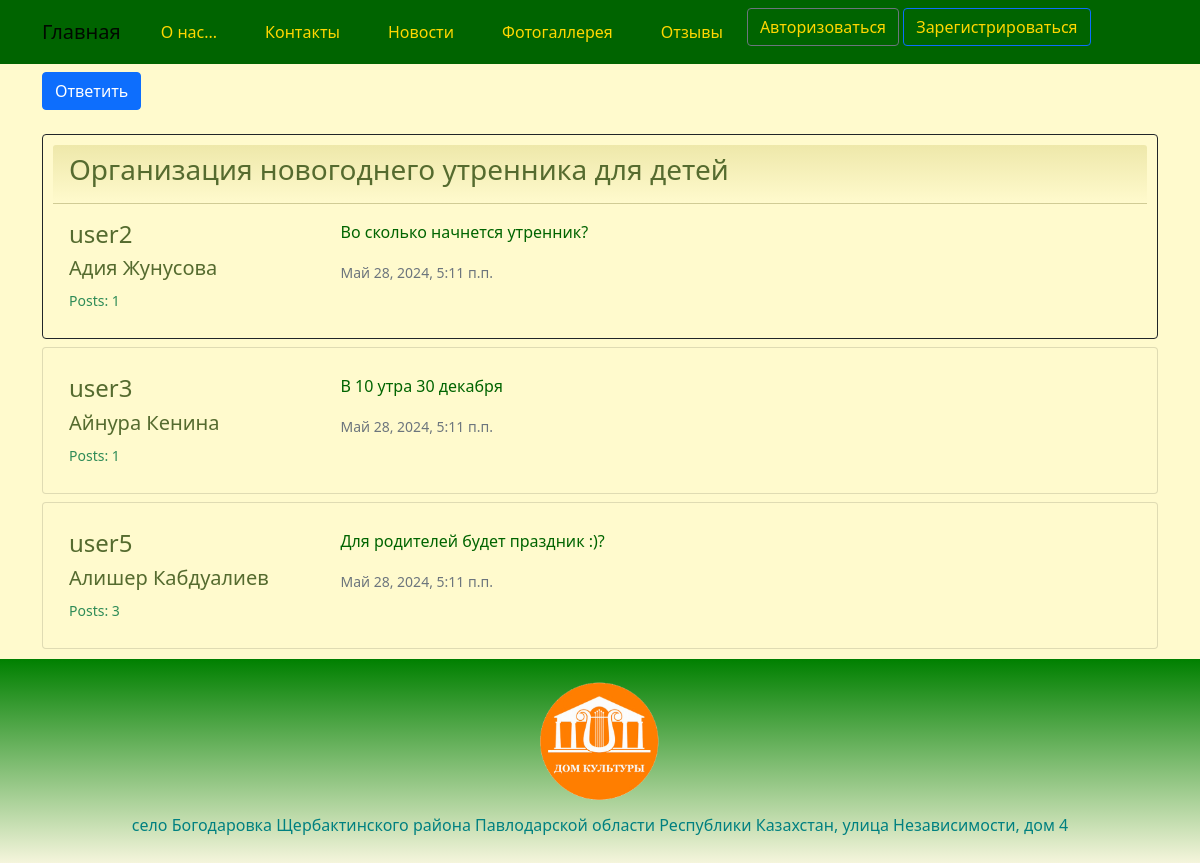
The page /boards/1/topics/1/ on the database its author committed.
### house/models.py (models this page shows, shortened)
class Topic(models.Model):
    subject = models.CharField(_('topic_subject'), max_length=255)
    last_updated = models.DateTimeField(_('last_updated'), auto_now_add=True)
    board = models.ForeignKey(Board, related_name='topics', on_delete=models.CASCADE)
    starter = models.ForeignKey(User, related_name='topics', on_delete=models.CASCADE)
    views = models.PositiveIntegerField(_('views'), default=0)
    class Meta:
        db_table = 'topic'

class Post(models.Model):
    message = models.TextField(_('message'),max_length=4000)
    topic = models.ForeignKey(Topic, related_name='posts', on_delete=models.CASCADE)
    created_at = models.DateTimeField(_('created_at'),auto_now_add=True)
    updated_at = models.DateTimeField(_('updated_at'),null=True)
    created_by = models.ForeignKey(User, related_name='posts', on_delete=models.CASCADE)
    updated_by = models.ForeignKey(User, null=True, related_name='+', on_delete=models.CASCADE)
    class Meta:
        db_table = 'post'

### house/views.py (the view)
# urls.py: path('boards/<int:pk>/topics/<int:topic_pk>/', views.topic_posts, name='topic_posts'),
def topic_posts(request, pk, topic_pk):
    topic = get_object_or_404(Topic, board__pk=pk, pk=topic_pk)
    topic.views += 1
    topic.save()
    return render(request, 'forum/topic_posts.html', {'topic': topic})

### templates/forum/topic_posts.html (shortened to what this page needs)
{% extends "base.html" %}
{% load i18n %}
{% block content %}
	<div class="mb-4">
		<a href="{% url 'reply_topic' topic.board.pk topic.pk %}" class="btn btn-primary" role="button">{% trans "Reply" %}</a>
	</div>
	{% for post in topic.posts.all %}
	<div class="card mb-2 {% if forloop.first %}border-dark{% endif %}">
		{% if forloop.first %}
		<div class="card-header text-white bg-dark py-2 px-3"><h3>{{ topic.subject }}</h3></div>
		{% endif %}
		<div class="card-body p-3">
			<div class="row">
				<div class="col-3">
					<h4>{{ post.created_by.username }}</h4>
					<h5>{{ post.created_by.first_name }} {{ post.created_by.last_name }}</h5>
					<small>Posts: {{ post.created_by.posts.count }}</small>
				</div>
				<div class="col-9">
					<p>{{ post.message }}</p>
					<p><small class="text-muted">{{ post.created_at }}</small></p>
				</div>
			</div>
		</div>
	</div>
	{% endfor %}
{% endblock content %}

### static/css/styles.css (style rules this page uses)
:root { --navbar-background-color: DarkGreen; --navbar-text-color: Gold; --main-background-color-light: LemonChiffon; --main-background-color-dark: PaleGoldenrod; --main-text-color: DarkGreen; --main-header-color: DarkOliveGreen; --main-text-attention-color: Purple; --footer-background-color-light: Beige; --footer-background-color-dark: Green; --footer-text-color: Teal; --card-background-color-light: LemonChiffon; --card-background-color-dark: PaleGoldenrod; --card-text-color: SeaGreen; --table-background-color-light: LemonChiffon; --table-background-color-dark: PaleGoldenrod; --table-text-color: DarkGreen; --star-size: 30px; --star-color: Yellow; --star-background: Gold ; }
body { background-color: var(--main-background-color-light); }
h1, h2, h3, h4, h5, h6 { color: var(--main-header-color); }
p, ul, li, label { color: var(--main-text-color); }
.card { background-color: var(--card-background-color-light); color: var(--card-text-color); margin-top: 5px; padding: 10px; }
.card-header { background-image: linear-gradient(top, var(--card-background-color-dark), var(--card-background-color-light)); background-image: -o-linear-gradient(top, var(--card-background-color-dark), var(--card-background-color-light)); background-image: -moz-linear-gradient(top, var(--card-background-color-dark), var(--card-background-color-light)); background-image: -webkit-linear-gradient(top, var(--card-background-color-dark), var(--card-background-color-light)); color: var(--card-text-color); padding: 10px; }
.card-body { background-color: var(--card-background-color-light); color: var(--card-text-color); padding: 10px; }

### rows shown on the page
Post: created_by.username "user2", created_by.first_name "Адия", created_by.last_name "Жунусова", created_by.posts.count "1", message "Во сколько начнется утренник?", created_at "Май 28, 2024, 5:11 п.п."
Topic: subject "Организация новогоднего утренника для детей"
Post: created_by.username "user3", created_by.first_name "Айнура", created_by.last_name "Кенина", created_by.posts.count "1", message "В 10 утра 30 декабря", created_at "Май 28, 2024, 5:11 п.п."
Post: created_by.username "user5", created_by.first_name "Алишер", created_by.last_name "Кабдуалиев", created_by.posts.count "3", message "Для родителей будет праздник :)?", created_at "Май 28, 2024, 5:11 п.п."
